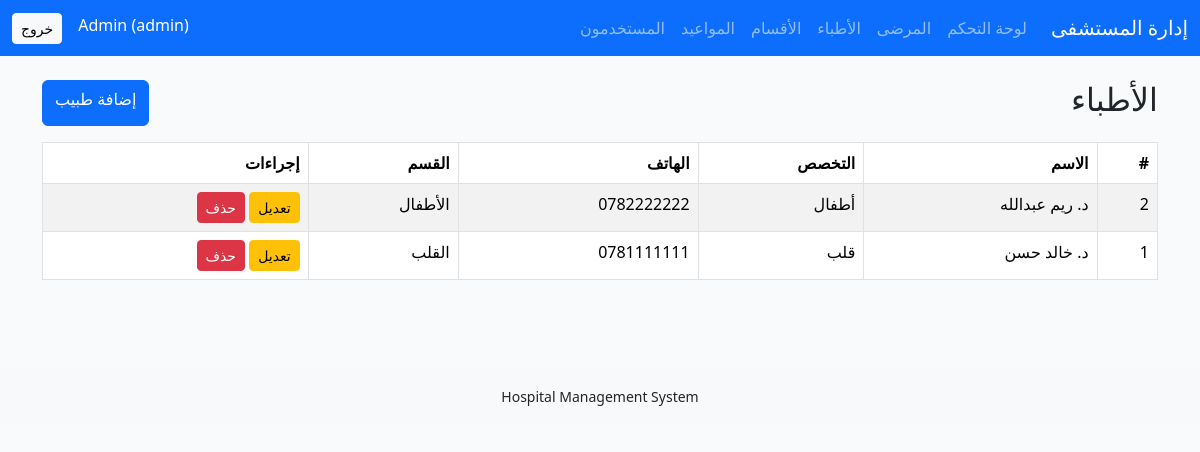
Page /doctors/index.php (signed in) on the committed database.
### tables this page shows
CREATE TABLE doctors (
  id INT AUTO_INCREMENT PRIMARY KEY,
  name VARCHAR(100) NOT NULL,
  specialization VARCHAR(100) NOT NULL,
  phone VARCHAR(30) NOT NULL,
  department_id INT NOT NULL,
  FOREIGN KEY (department_id) REFERENCES departments(id) ON DELETE CASCADE ON UPDATE CASCADE
);

CREATE TABLE departments (
  id INT AUTO_INCREMENT PRIMARY KEY,
  name VARCHAR(100) NOT NULL UNIQUE,
  description TEXT
);

### includes/functions.php (called while the page is built, shortened)
<?php
function e($v)
{
    return htmlspecialchars((string)$v, ENT_QUOTES, 'UTF-8');
}

### doctors/index.php (the view, shortened to what this page needs)
<?php require_once '../config/db.php';
require_once '../includes/header.php';
$rows = $pdo->query('SELECT doctors.*, departments.name department FROM doctors LEFT JOIN departments ON doctors.department_id=departments.id ORDER BY doctors.id DESC')->fetchAll(); ?>
<div class="d-flex justify-content-between mb-3">
    <h2>الأطباء</h2><a class="btn btn-primary" href="create.php">إضافة طبيب</a>
</div>
<table class="table table-bordered table-striped">
    <thead>
        <tr>
            <th>#</th>
            <th>الاسم</th>
            <th>التخصص</th>
            <th>الهاتف</th>
            <th>القسم</th>
            <th>إجراءات</th>
        </tr>
    </thead>
    <tbody><?php foreach ($rows as $r): ?><tr>
                <td><?= e($r['id']) ?></td>
                <td><?= e($r['name']) ?></td>
                <td><?= e($r['specialization']) ?></td>
                <td><?= e($r['phone']) ?></td>
                <td><?= e($r['department']) ?></td>
                <td><a class="btn btn-sm btn-warning" href="edit.php?id=<?= e($r['id']) ?>">تعديل</a>
                    <form class="delete-form d-inline" method="post" action="delete.php"><button class="btn btn-sm btn-danger">حذف</button></form>
                </td>
            </tr><?php endforeach; ?></tbody>
</table><?php require_once '../includes/footer.php'; ?>

### assets/css/style.css (style rules this page uses)
body { background:#f8fafc }
.table { background:white }

### rows in the picture
doctors: id "2", name "د. ريم عبدالله", specialization "أطفال", phone "0782222222", department.name "الأطفال"
doctors: id "1", name "د. خالد حسن", specialization "قلب", phone "0781111111", department.name "القلب"

### other values in the picture
current_user()['name'] "Admin"
current_user()['role'] "admin"
